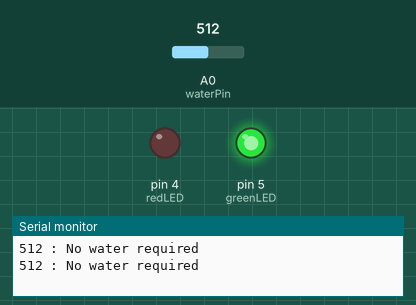
Bench run of a sketch on a simulated Arduino Uno, built with avr-gcc and run on an emulated ATmega328P. On the bench: output pins drawn as LEDs (lit = HIGH), the last lines printed to the serial monitor. The test bench sets the inputs (shaded band); at power-on: A0 (waterPin) = 512.

Above: at 1.8 s.
1.9 s: A0 (waterPin) set to 740
3.4 s: A0 (waterPin) set to 765
At 4.4 s:
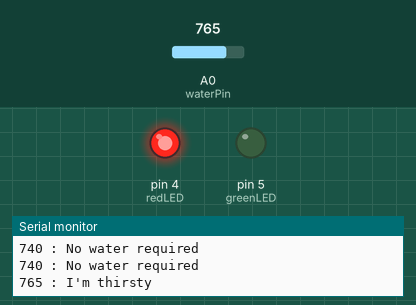
5.5 s: A0 (waterPin) set to 716
At 7.2 s:
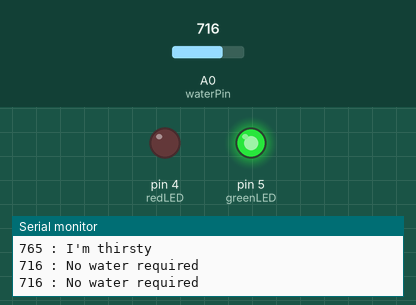
7.5 s: A0 (waterPin) set to 760
At 8.8 s:
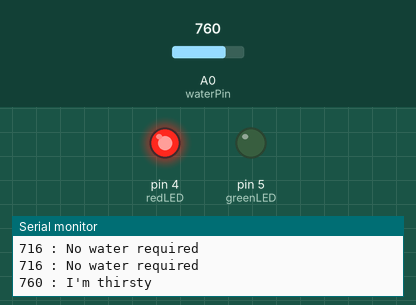
Timing chart, 0 to 10.5 s (numbered marks = the images above; inputs shaded):
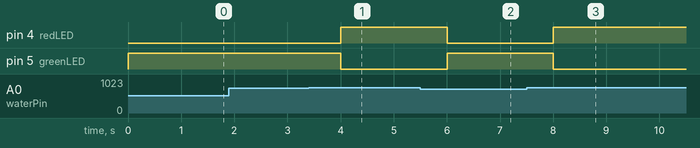

Measured:
- the behaviour switches between 749 and 750 on A0 (waterPin) (found by bisection; images 0 and 1)
- after the input at 3.4 s, pin 4 (redLED): LOW → HIGH after 0.60 s; pin 5 (greenLED): HIGH → LOW after 0.60 s
- after the input at 5.5 s, pin 4 (redLED): HIGH → LOW after 0.50 s; pin 5 (greenLED): LOW → HIGH after 0.50 s
- after the input at 7.5 s, pin 4 (redLED): LOW → HIGH after 0.50 s; pin 5 (greenLED): HIGH → LOW after 0.50 s

The sketch:

SOILMOISTURE.ino
```cpp
int waterPin = A0;
int greenLED = 5;
int redLED = 4;

int threshold = 750; //adjust depending on the value you wish to check for

void setup()
{
  //set pins and enable serial
  pinMode(waterPin, INPUT);
  pinMode(greenLED, OUTPUT);
  pinMode(redLED, OUTPUT);
  digitalWrite(greenLED, LOW);
  digitalWrite(redLED, LOW);
  Serial.begin(9600);
}

void loop() {
  // read the input on analog pin 0:
  int moistureValue = analogRead(waterPin);
  Serial.print(moistureValue);
  if(moistureValue < threshold)
  {
    Serial.println(" : No water required");
    digitalWrite(redLED, LOW);
    digitalWrite(greenLED, HIGH);
  }
  else
  {
    Serial.println(" : I'm thirsty");
    digitalWrite(redLED, HIGH);
    digitalWrite(greenLED, LOW);
  }
  delay(1000); //adjust if the readings are too slow/fast
}
```
